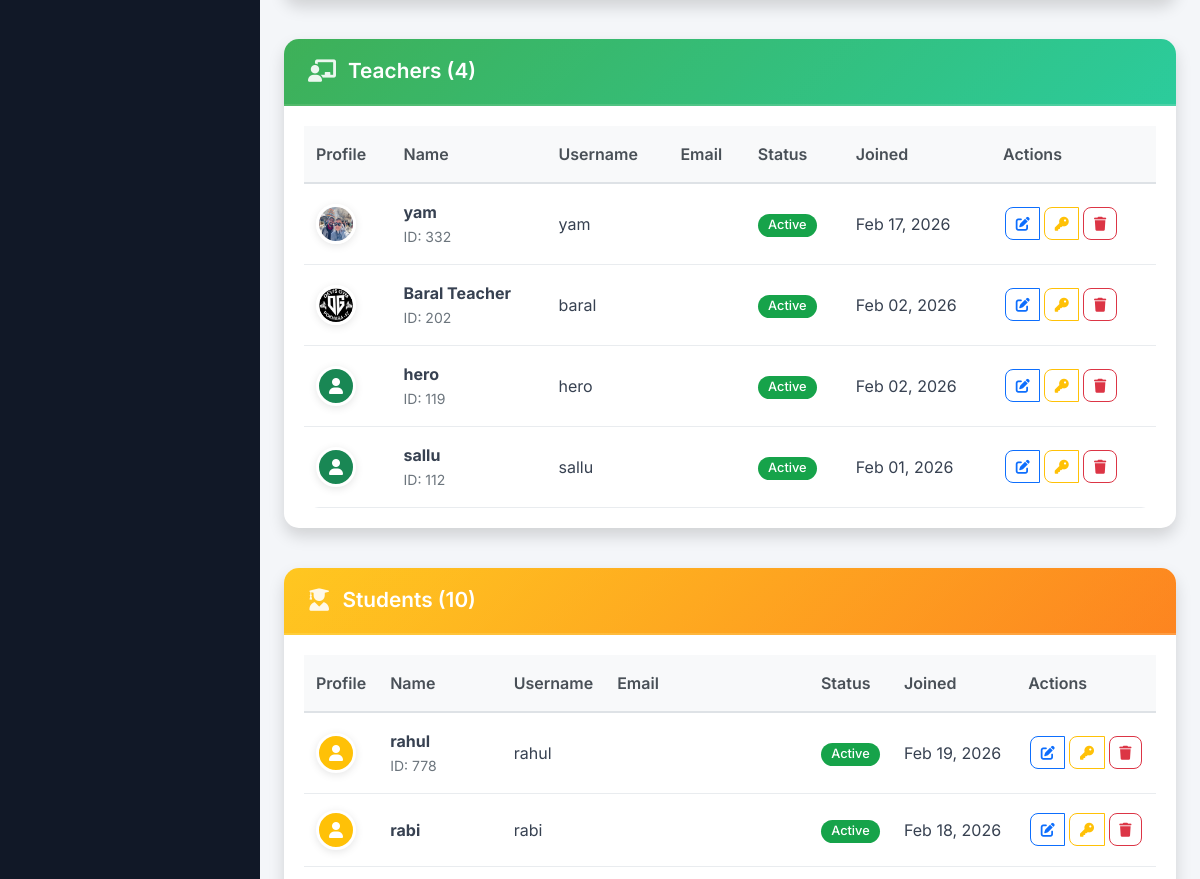
Page /accounts/admin/users/ (signed in, middle part) on the earlier database version.
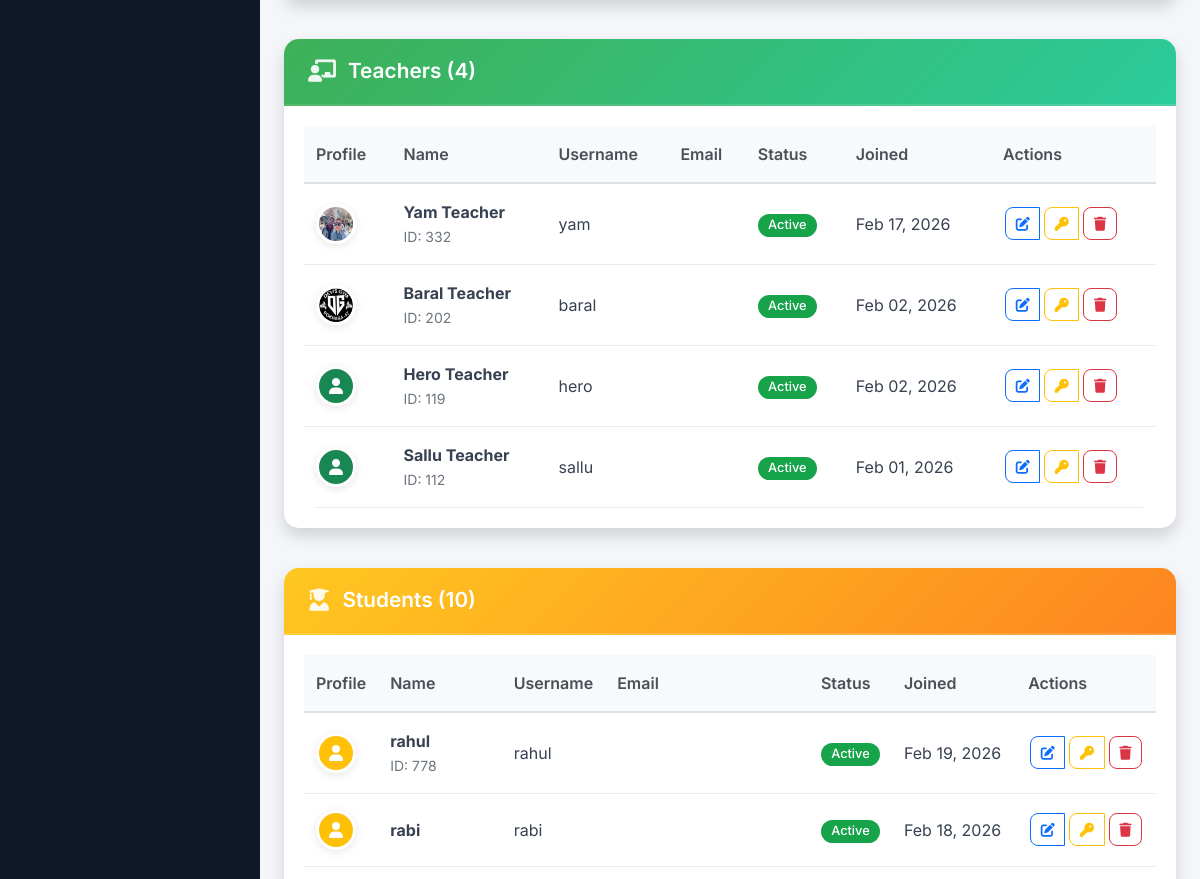
Same page on the later database version.
### accounts/models.py (models this page shows, shortened)
class User(AbstractUser):
    USER_TYPE_CHOICES = (
        ('admin', 'Admin'),
        ('student', 'Student'),
        ('teacher', 'Teacher'),
        ('parent', 'Parent'),
    )
    user_type = models.CharField(max_length=10, choices=USER_TYPE_CHOICES)
    phone_regex = RegexValidator(regex=r'^\+?1?\d{9,15}$', message="Phone number must be entered in the format: '+999999999'. Up to 15 digits allowed.")
    phone_number = models.CharField(validators=[phone_regex], max_length=17, blank=True)
    address = models.TextField(blank=True)
    date_of_birth = models.DateField(null=True, blank=True)
    profile_picture = models.ImageField(upload_to='profile_pics/', blank=True, null=True)
    is_active = models.BooleanField(default=True)
    created_at = models.DateTimeField(auto_now_add=True)
    updated_at = models.DateTimeField(auto_now=True)

class TeacherProfile(models.Model):
    user = models.OneToOneField(User, on_delete=models.CASCADE, related_name='teacher_profile')
    employee_id = models.CharField(max_length=20, unique=True)
    qualification = models.CharField(max_length=200)
    experience_years = models.PositiveIntegerField(default=0)
    specialization = models.CharField(max_length=100)
    joining_date = models.DateField()

### accounts/views.py (the view, shortened to what this page needs)
# urls.py: path('admin/users/', views.admin_user_list, name='admin_user_list'),
@login_required
@user_passes_test(is_admin)
def admin_user_list(request):
    search = request.GET.get('search', '')
    base_users = User.objects.exclude(user_type='admin')
    grouped_users = {
        'parents': base_users.filter(user_type='parent').order_by('-date_joined'),
        'teachers': base_users.filter(user_type='teacher').order_by('-date_joined'),
        'students': base_users.filter(user_type='student').order_by('-date_joined'),
    }
    user_counts = {
        'parents': grouped_users['parents'].count(),
        'teachers': grouped_users['teachers'].count(),
        'students': grouped_users['students'].count(),
        'total': sum([grouped_users['parents'].count(), grouped_users['teachers'].count(), grouped_users['students'].count()])
    }
    context = {
        'grouped_users': grouped_users,
        'user_counts': user_counts,
        'search': search,
    }
    return render(request, 'accounts/admin_user_list.html', context)

### accounts/views.py (called while the page is built)
def is_admin(user):
    return user.is_authenticated and user.user_type == 'admin'

### templates/accounts/admin_user_list.html (shortened to what the changed rows need)
{% extends 'base.html' %}
{% block content %}
<div class="row mb-4 user-group-section">
    <div class="col-12">
        <div class="card shadow">
            <div class="card-body">
                {% if grouped_users.teachers %}
                <div class="table-responsive">
                    <table class="table table-hover">
                        <thead>
                            <tr>
                                <th>Profile</th>
                                <th>Name</th>
                                <th>Username</th>
                                <th>Email</th>
                                <th>Status</th>
                                <th>Joined</th>
                                <th>Actions</th>
                            </tr>
                        </thead>
                        <tbody>
                            {% for user in grouped_users.teachers %}
                            <tr>
                                <td>
                                    {% if user.profile_picture %}
                                        <img src="{{ user.profile_picture.url }}" class="rounded-circle" width="40" height="40">
                                    {% else %}
                                        <div class="bg-success rounded-circle d-flex align-items-center justify-content-center" style="width: 40px; height: 40px;">
                                            <i class="fas fa-user text-white"></i>
                                        </div>
                                    {% endif %}
                                </td>
                                <td>
                                    <strong>{{ user.get_full_name|default:user.username }}</strong>
                                    {% if user.teacher_profile %}
                                        <br><small class="text-muted">ID: {{ user.teacher_profile.employee_id }}</small>
                                    {% endif %}
                                </td>
                                <td>{{ user.username }}</td>
                                <td>{{ user.email }}</td>
                                <td>
                                    {% if user.is_active %}
                                        <span class="badge bg-success">Active</span>
                                    {% else %}
                                        <span class="badge bg-danger">Inactive</span>
                                    {% endif %}
                                </td>
                                <td>{{ user.date_joined|date:"M d, Y" }}</td>
                                <td>
                                    <div class="btn-group" role="group">
                                        <a href="{% url 'accounts:admin_edit_user' user.id %}"
                                           class="btn btn-sm btn-outline-primary" title="Edit">
                                            <i class="fas fa-edit"></i>
                                        </a>
                                        <a href="{% url 'accounts:admin_reset_password' user.id %}"
                                           class="btn btn-sm btn-outline-warning" title="Reset Password">
                                            <i class="fas fa-key"></i>
                                        </a>
                                        <a href="{% url 'accounts:admin_delete_user' user.id %}"
                                           class="btn btn-sm btn-outline-danger" title="Delete">
                                            <i class="fas fa-trash"></i>
                                        </a>
                                    </div>
                                </td>
                            </tr>
                            {% endfor %}
                        </tbody>
                    </table>
                </div>
                {% else %}
                <div class="text-center text-muted py-4">
                    <i class="fas fa-chalkboard-teacher fa-3x mb-3"></i>
                    <br>No teachers found.
                </div>
                {% endif %}
            </div>
        </div>
    </div>
</div>
<div class="row mb-4 user-group-section">
    <div class="col-12">
        <div class="card shadow">
            <div class="card-body">
                {% if grouped_users.students %}
                <div class="table-responsive">
                    <table class="table table-hover">
                        <thead>
                            <tr>
                                <th>Profile</th>
                                <th>Name</th>
                                <th>Username</th>
                                <th>Email</th>
                                <th>Status</th>
                                <th>Joined</th>
                                <th>Actions</th>
                            </tr>
                        </thead>
                    </table>
                </div>
                {% else %}
                <div class="text-center text-muted py-4">
                    <i class="fas fa-user-graduate fa-3x mb-3"></i>
                    <br>No students found.
                </div>
                {% endif %}
            </div>
        </div>
    </div>
</div>
{% endblock %}

Differences in the rows shown:
changed User "yam": get_full_name "yam" → "Yam Teacher"
changed User "hero": get_full_name "hero" → "Hero Teacher"
changed User "sallu": get_full_name "sallu" → "Sallu Teacher"
